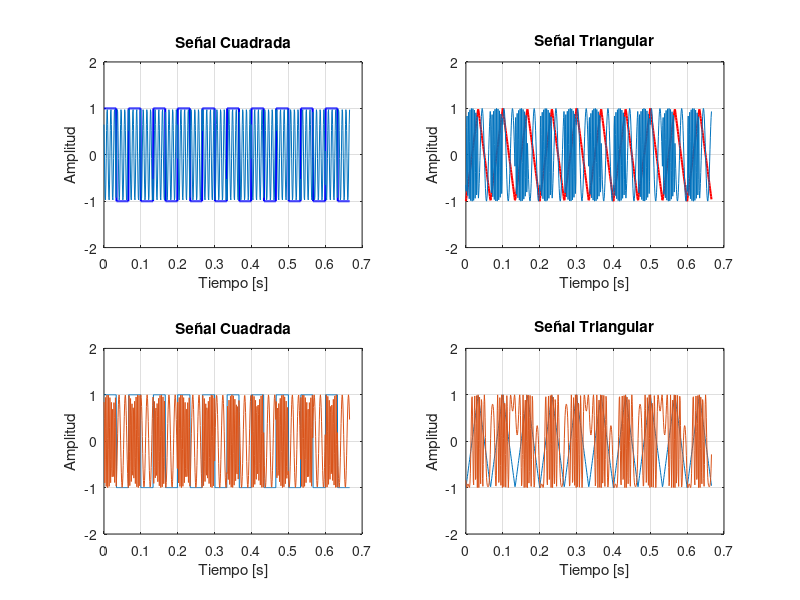

Recreate this plot in MATLAB.
clc, clear, close all;

%% GENERACION DE LAS SEÑALES
clc; clear; close all;

f = 15;               % Frecuencia de la señal (Hz)
T = 1/f;             % Periodo
Fs = 1000;           % Frecuencia de muestreo
Ts = 1/Fs;
t = 0: Ts : 10*T;      % Vector de tiempo para dos periodos

% SENAL CUADRADA
ft1 = square(2*pi*f*t);

% SENAL TRIANGULAR
ft2 = sawtooth(2*pi*f*t, 0.5);  % Ciclo de subida y bajada simetrico


%% MODULACION PM Y FM

% PORTADORA
A = 1;
fc = 100;
kp = 15;

% SENAL PM
fi1 = A*sin( 2*pi*fc*t + kp*ft1);
fi2 = A*sin( 2*pi*fc*t + kp*ft2);

% SENAL FM
fi3 = A*sin( 2*pi*fc*t + cumsum(ft1));
fi4 = A*sin( 2*pi*fc*t + cumsum(ft2));

%% GRAFICAS Y RESULTADOS
figure;

subplot(2,2,1);
plot(t, ft1, 'b', 'LineWidth', 1.5);
hold on
plot(t, fi1);
title('Señal Cuadrada');
xlabel('Tiempo [s]');
ylabel('Amplitud');
ylim([-2 2]);
grid on;
hold off;

subplot(2,2,2);
plot(t, ft2, 'r', 'LineWidth', 1.5);
hold on
plot(t, fi2);
title('Señal Triangular');
xlabel('Tiempo [s]');
ylabel('Amplitud');
ylim([-2 2]);
grid on;
hold off;

subplot(2, 2, 3);
plot(t, ft1);
hold on
plot(t, fi3);
title('Señal Cuadrada');
xlabel('Tiempo [s]');
ylabel('Amplitud');
ylim([-2 2]);
grid on;
hold off;

subplot(2, 2, 4);
plot(t, ft2);
hold on
plot(t, fi4);
title('Señal Triangular');
xlabel('Tiempo [s]');
ylabel('Amplitud');
ylim([-2 2]);
grid on;
hold off;


%% VARIABLES ADICIONALES PARA SIMULINK

kf = 100;
kp = 100;
fc = 500;